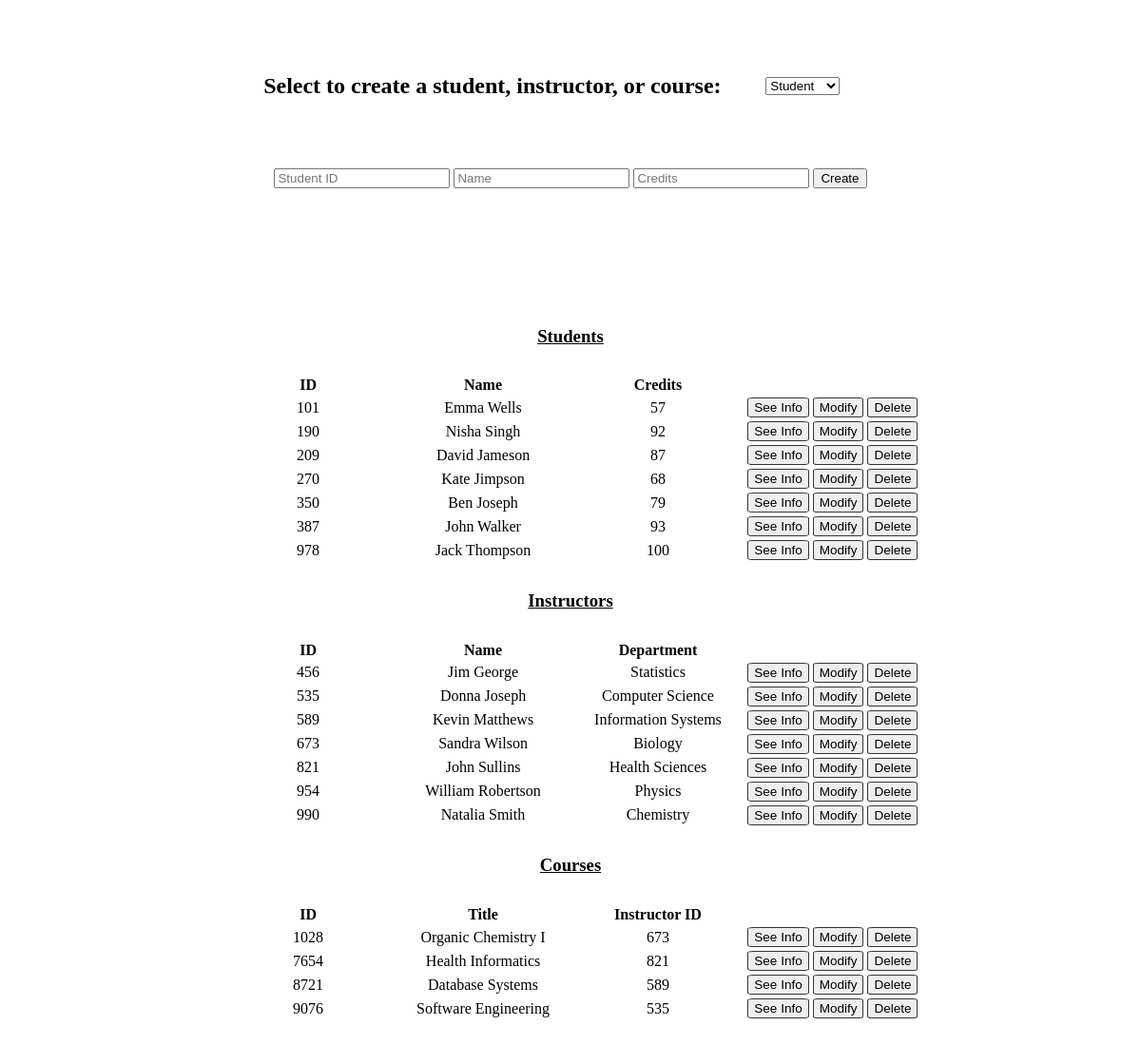
The page / on the database its author committed.
### app.py (models this page shows)
class Student(db.Model):
    id = db.Column(db.Integer, primary_key=True)
    name = db.Column(db.String(20), unique=False, nullable=False)
    credits = db.Column(db.Integer, nullable=False)
    courses_details = db.relationship('Gradebook')

class Instructor(db.Model):
    id = db.Column(db.Integer, primary_key=True)
    name = db.Column(db.String(20), unique=False, nullable=False)
    department = db.Column(db.String(20), unique=False, nullable=False)
    courses = db.relationship('Course', backref='instructor')

class Course(db.Model):
    id = db.Column(db.Integer, primary_key=True)
    title = db.Column(db.String(20), unique=False, nullable=False)
    instructor_id = db.Column(db.Integer, db.ForeignKey('instructor.id'), nullable=True)
    enrollment_details = db.relationship('Gradebook')

### app.py (the view)
@app.route('/')
def index():
    students = Student.query.all()
    instructors = Instructor.query.all()
    courses = Course.query.all()
    return render_template('index.html', students=students, instructors=instructors, courses=courses)

### templates/index.html (shortened to what this page needs)
<!DOCTYPE html>
<html lang="en">
    <head>
        <link rel="stylesheet" href="../static/css/site.css">
    </head>
    <body>
        <br/><br/>
        <table class="center">
            <tr>
                <td width="75%">
                    <h2>Select to create a student, instructor, or course:</h2>
                </td>
                <td width="25%">
                    <select name="data-type" onchange="typeChange(this)">
                        <option value="student" selected>Student</option>
                    </select>
                </td>
            </tr>
            <tr>
                <td colspan="2">
                    <br/><br/>
                    <form action="/create" method="POST">
                        <table id="inputs-create" class="center">
                            <tr>
                                <td>
                                    <input type="number" min="0" name="input1" placeholder="Student ID" required/>
                                </td>
                                <td>
                                    <input type="text" name="input2" placeholder="Name" required/>
                                </td>
                                <td>
                                    <input type="number" min="0" name="input3" placeholder="Credits" required/>
                                </td>
                                <td><button type="submit">Create</button></td>
                            </tr>
                        </table>
                    </form>
                </td>
            </tr>
        </table>
        <form action="/modify" method="POST">
        <br/><br/><br/><br/><br/>
        <div class="tablecenter">
            <h3><u>Students</u></h3>
            <table class="tablecenter">
                <thead>
                    <th width="25%">ID</th>
                    <th width="25%">Name</th>
                    <th width="25%">Credits</th>
                    <th width="25%"></th>
                </thead>
                {% for data in students %}
                <tbody>
                    <tr>
                        <td id="db-student-1-{{data.id}}">{{data.id}}</td>
                        <td id="db-student-2-{{data.id}}">{{data.name}}</td>
                        <td id="db-student-3-{{data.id}}">{{data.credits}}</td>
                        <td>
                            <a onclick="toggleInfo('student', {{data.id}})" class="button" type="button" id="s-{{data.id}}-info">See Info</a>
                            <a onclick="startModify('student', {{data.id}})" class="button" type="button">Modify</a>
                            <a href="/delete/{{'student'}}/{{data.id}}" class="button" type="button">Delete</a>
                        </td>
                    </tr>
                </tbody>
                {% endfor%}
            </table>
            <h3><u>Instructors</u></h3>
            <table class="tablecenter">
                <thead>
                    <th width="25%">ID</th>
                    <th width="25%">Name</th>
                    <th width="25%">Department</th>
                    <th width="25%"></th>
                </thead>
                {% for data in instructors %}
                <tbody>
                    <tr>
                        <td id="db-instructor-1-{{data.id}}">{{data.id}}</td>
                        <td id="db-instructor-2-{{data.id}}">{{data.name}}</td>
                        <td id="db-instructor-3-{{data.id}}">{{data.department}}</td>
                        <td>
                            <a onclick="toggleInfo('instructor', {{data.id}})" class="button" type="button" id="i-{{data.id}}-info">See Info</a>
                            <a onclick="startModify('instructor', {{data.id}})" class="button" type="button">Modify</a>
                            <a href="/delete/{{'instructor'}}/{{data.id}}" class="button" type="button">Delete</a>
                        </td>
                    </tr>
                </tbody>
                {% endfor%}
            </table>
            <h3><u>Courses</u></h3>
            <table class="tablecenter">
                <thead>
                    <th width="25%">ID</th>
                    <th width="25%">Title</th>
                    <th width="25%">Instructor ID</th>
                    <th width="25%"></th>
                </thead>
                {% for data in courses %}
                <tbody>
                    <tr>
                        <td id="db-course-1-{{data.id}}">{{data.id}}</td>
                        <td id="db-course-2-{{data.id}}">{{data.title}}</td>
                        <td id="db-course-3-{{data.id}}">{{data.instructor_id}}</td>
                        <td>
                            <a onclick="toggleInfo('course', {{data.id}})" class="button" type="button" id="c-{{data.id}}-info">See Info</a>
                            <a onclick="startModify('course', {{data.id}})" class="button" type="button">Modify</a>
                            <a href="/delete/{{'course'}}/{{data.id}}" class="button" type="button">Delete</a>
                        </td>
                    </tr>
                </tbody>
                {% endfor%}
            </table>
        </div>
        </form>
    </body>
</html>

### static/css/site.css (style rules this page uses)
.center { text-align: center; margin: auto; width: 50%; padding: 10px; }
.tablecenter { text-align: center; margin: auto; width: 80%; padding: 10px; }
a.button { -webkit-appearance: button; -moz-appearance: button; appearance: button; cursor: default; text-decoration: none; color: initial; font: 13.5px Arial; text-decoration: none; background-color: #EEEEEE; color: black; padding: 2px 6px 2px 6px; border-top: 1px solid #333333; border-right: 1px solid #333333; border-bottom: 1px solid #333333; border-left: 1px solid #333333; border-radius: 10%; }

### rows shown on the page
Student: id "101", name "Emma Wells", credits "57"
Student: id "190", name "Nisha Singh", credits "92"
Student: id "209", name "David Jameson", credits "87"
Student: id "270", name "Kate Jimpson", credits "68"
Student: id "350", name "Ben Joseph", credits "79"
Student: id "387", name "John Walker", credits "93"
Student: id "978", name "Jack Thompson", credits "100"
Instructor: id "456", name "Jim George", department "Statistics"
Instructor: id "535", name "Donna Joseph", department "Computer Science"
Instructor: id "589", name "Kevin Matthews", department "Information Systems"
Instructor: id "673", name "Sandra Wilson", department "Biology"
Instructor: id "821", name "John Sullins", department "Health Sciences"
Instructor: id "954", name "William Robertson", department "Physics"
Instructor: id "990", name "Natalia Smith", department "Chemistry"
Course: id "1028", title "Organic Chemistry I", instructor_id "673"
Course: id "7654", title "Health Informatics", instructor_id "821"
Course: id "8721", title "Database Systems", instructor_id "589"
Course: id "9076", title "Software Engineering", instructor_id "535"
